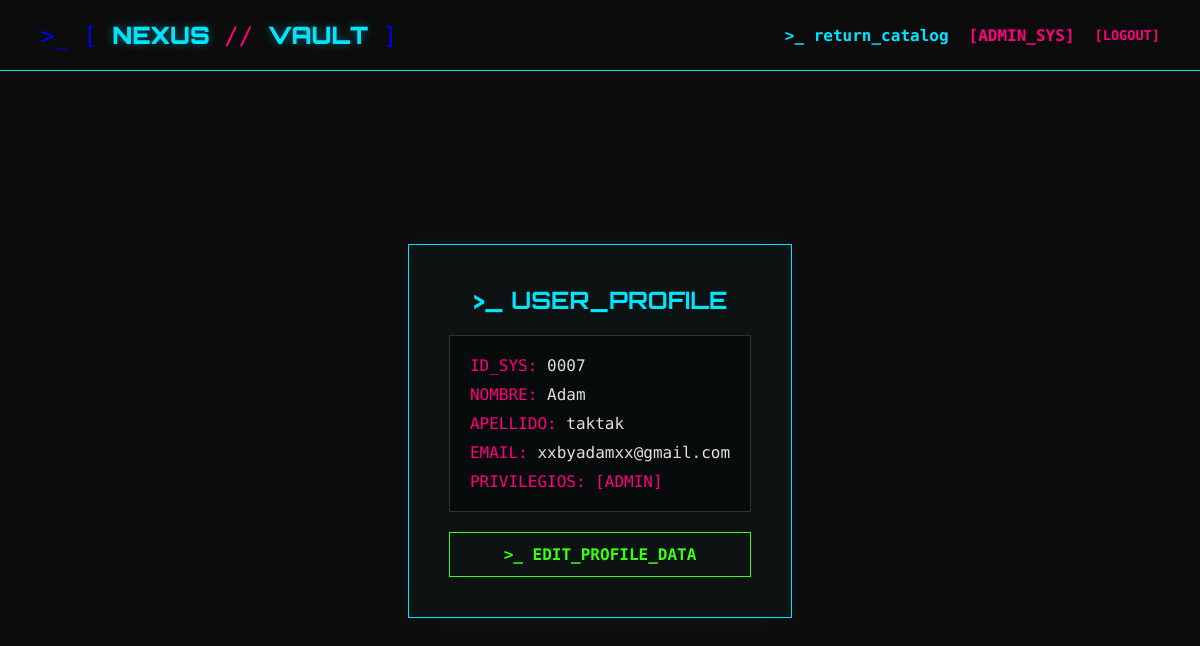
The page /profile.php (signed in) on the database its author committed.
### tables this page shows
CREATE TABLE `users` (
  `id` int NOT NULL,
  `first_name` varchar(50) NOT NULL,
  `last_name` varchar(50) NOT NULL,
  `email` varchar(100) NOT NULL,
  `password` varchar(255) NOT NULL,
  `user_role` enum('admin','normal') DEFAULT 'normal'
);

### profile.php (the view, shortened to what this page needs)
<?php
    include "model/conn.php";
    $user_id = $_SESSION["id"];
    $stmt = $conn->prepare("SELECT * FROM users WHERE id = ?");
    $stmt->bind_param("i", $user_id);
    $stmt->execute();
    $result = $stmt->get_result();
    $userData = $result->fetch_object();
?>
<!DOCTYPE html>
<html lang="es">
<head>
    <link rel="stylesheet" href="styles.css?v=<?php echo time(); ?>">
</head>
<body>
    <nav class="navbar">
        <div class="brand-header">
            <a href="index.php">>_ [ <span class="brand-text">NEXUS</span> <span class="slash">//</span> <span class="brand-text">VAULT</span> ]</a>
        </div>
        <div class="nav-links">
            <a href="index.php" style="color:#00E5FF;">>_ return_catalog</a>
           <?php if($_SESSION['user_role'] === 'admin'): ?>
                    <a href="admin/admin_dashboard.php" style="color:#FF007F; font-weight:bold;">[ADMIN_SYS]</a>
            <?php endif; ?>
            <a href="controllers/logout_controller.php" style="color:#FF007F; font-size: 0.85rem;">[LOGOUT]</a>
        </div>
    </nav>
    <div class="container" style="display: flex; justify-content: center; align-items: center; min-height: 70vh;">
        <div class="auth-wrapper" style="padding: 20px;">
        <div class="auth-container" style="border-color: #00E5FF; width: 100%; max-width: 500px; box-sizing: border-box; margin: 0 auto;">
            <h2 style="color:#00E5FF; font-family:'Orbitron', sans-serif; margin-bottom: 20px; text-align: center;">>_ USER_PROFILE</h2>
            <div style="border: 1px solid #333; background: rgba(0, 0, 0, 0.4); padding: 20px; margin-bottom: 20px;">
                <p style="margin-bottom: 10px; color: #E0E0E0;">
                    <span style="color: #FF007F;">ID_SYS:</span> <?php echo sprintf('%04d', $userData->id); ?>
                </p>
                <p style="margin-bottom: 10px; color: #E0E0E0;">
                    <span style="color: #FF007F;">NOMBRE:</span> <?php echo htmlspecialchars($userData->first_name); ?>
                </p>
                <p style="margin-bottom: 10px; color: #E0E0E0;">
                    <span style="color: #FF007F;">APELLIDO:</span> <?php echo htmlspecialchars($userData->last_name); ?>
                </p>
                <p style="margin-bottom: 10px; color: #E0E0E0;">
                    <span style="color: #FF007F;">EMAIL:</span> <?php echo htmlspecialchars($userData->email); ?>
                </p>
                <p style="color: #E0E0E0;">
                    <span style="color: #FF007F;">PRIVILEGIOS:</span>
                    <span style="color: <?php echo ($userData->user_role === 'admin') ? '#FF007F' : '#39FF14'; ?>;">
                        [<?php echo strtoupper($userData->user_role); ?>]
                    </span>
                </p>
            </div>
            <div style="text-align: center;">
                <a href="edit_profile.php" class="btn">>_ edit_profile_data</a>
            </div>
        </div>
    </div>
</body>
</html>

### styles.css (style rules this page uses)
* { box-sizing: border-box; margin: 0; padding: 0; }
body { background-color: #0D0D0D; color: #E0E0E0; font-family: 'Fira Code', monospace; min-height: 100vh; }
.btn { padding: 12px; background: transparent; border: 1px solid #39FF14; color: #39FF14; font-family: 'Fira Code', monospace; font-weight: bold; text-transform: uppercase; cursor: pointer; text-decoration: none; text-align: center; margin-top: auto; display: inline-block; width: 100%; transition: all 0.2s ease-in-out; }
.navbar { display: flex; justify-content: space-between; align-items: center; padding: 20px 40px; border-bottom: 1px solid #00E5FF; background-color: rgba(13, 13, 13, 0.9); }
.brand-header a { text-decoration: none; font-size: 1.5rem; }
.brand-text { font-family: 'Orbitron', sans-serif; font-weight: 900; color: #00E5FF; text-shadow: 0 0 10px rgba(0, 229, 255, 0.4); }
.slash { color: #FF007F; }
.nav-links { display: flex; gap: 20px; align-items: center; }
.nav-links a { color: #E0E0E0; text-decoration: none; font-weight: bold; transition: color 0.3s; }
.container { padding: 40px; max-width: 1200px; margin: 0 auto; }
.auth-wrapper { display: flex; justify-content: center; align-items: center; min-height: 80vh; }
.auth-container { border: 1px solid #00E5FF; padding: 40px; width: 400px; background: rgba(0, 229, 255, 0.02); box-shadow: 0 0 20px rgba(0, 229, 255, 0.05); }

### rows shown on the page
users: id "0007", first_name "Adam", last_name "taktak", email "xxbyadamxx@gmail.com", user_role "ADMIN"
